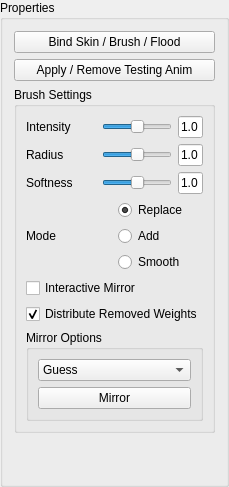
               <widget class="QGroupBox" name="groupBox_17">
                <property name="sizePolicy">
                 <sizepolicy hsizetype="Preferred" vsizetype="Preferred">
                  <horstretch>0</horstretch>
                  <verstretch>0</verstretch>
                 </sizepolicy>
                </property>
                <property name="title">
                 <string>Properties</string>
                </property>
                <layout class="QHBoxLayout" name="horizontalLayout_23">
                 <item>
                  <layout class="QVBoxLayout" name="verticalLayout_20">
                   <item>
                    <widget class="QPushButton" name="pushButton_12">
                     <property name="text">
                      <string>Bind Skin / Brush / Flood</string>
                     </property>
                    </widget>
                   </item>
                   <item>
                    <widget class="QPushButton" name="pushButton_16">
                     <property name="text">
                      <string>Apply / Remove Testing Anim</string>
                     </property>
                    </widget>
                   </item>
                   <item>
                    <widget class="QGroupBox" name="groupBox_4">
                     <property name="title">
                      <string>Brush Settings</string>
                     </property>
                     <layout class="QVBoxLayout" name="verticalLayout_17">
                      <item>
                       <layout class="QVBoxLayout" name="verticalLayout_21">
                        <item>
                         <layout class="QHBoxLayout" name="horizontalLayout_22">
                          <item>
                           <widget class="QLabel" name="label_4">
                            <property name="text">
                             <string>Intensity</string>
                            </property>
                           </widget>
                          </item>
                          <item>
                           <widget class="QSlider" name="horizontalSlider_2">
                            <property name="sizePolicy">
                             <sizepolicy hsizetype="Ignored" vsizetype="Fixed">
                              <horstretch>0</horstretch>
                              <verstretch>0</verstretch>
                             </sizepolicy>
                            </property>
                            <property name="value">
                             <number>50</number>
                            </property>
                            <property name="orientation">
                             <enum>Qt::Horizontal</enum>
                            </property>
                           </widget>
                          </item>
                          <item>
                           <widget class="QLineEdit" name="lineEdit_2">
                            <property name="sizePolicy">
                             <sizepolicy hsizetype="Maximum" vsizetype="Fixed">
                              <horstretch>0</horstretch>
                              <verstretch>0</verstretch>
                             </sizepolicy>
                            </property>
                            <property name="minimumSize">
                             <size>
                              <width>0</width>
                              <height>0</height>
                             </size>
                            </property>
                            <property name="maximumSize">
                             <size>
                              <width>25</width>
                              <height>16777215</height>
                             </size>
                            </property>
                            <property name="text">
                             <string>1.0</string>
                            </property>
                           </widget>
                          </item>
                         </layout>
                        </item>
                        <item>
                         <layout class="QHBoxLayout" name="horizontalLayout_24">
                          <item>
                           <widget class="QLabel" name="label_10">
                            <property name="text">
                             <string>Radius</string>
                            </property>
                           </widget>
                          </item>
                          <item>
                           <widget class="QSlider" name="horizontalSlider_3">
                            <property name="sizePolicy">
                             <sizepolicy hsizetype="Ignored" vsizetype="Fixed">
                              <horstretch>0</horstretch>
                              <verstretch>0</verstretch>
                             </sizepolicy>
                            </property>
                            <property name="value">
                             <number>50</number>
                            </property>
                            <property name="orientation">
                             <enum>Qt::Horizontal</enum>
                            </property>
                           </widget>
                          </item>
                          <item>
                           <widget class="QLineEdit" name="lineEdit_3">
                            <property name="sizePolicy">
                             <sizepolicy hsizetype="Maximum" vsizetype="Fixed">
                              <horstretch>0</horstretch>
                              <verstretch>0</verstretch>
                             </sizepolicy>
                            </property>
                            <property name="minimumSize">
                             <size>
                              <width>0</width>
                              <height>0</height>
                             </size>
                            </property>
                            <property name="maximumSize">
                             <size>
                              <width>25</width>
                              <height>16777215</height>
                             </size>
                            </property>
                            <property name="text">
                             <string>1.0</string>
                            </property>
                           </widget>
                          </item>
                         </layout>
                        </item>
                        <item>
                         <layout class="QHBoxLayout" name="horizontalLayout_29">
                          <item>
                           <widget class="QLabel" name="label_11">
                            <property name="text">
                             <string>Softness</string>
                            </property>
                           </widget>
                          </item>
                          <item>
                           <widget class="QSlider" name="horizontalSlider_4">
                            <property name="sizePolicy">
                             <sizepolicy hsizetype="Ignored" vsizetype="Fixed">
                              <horstretch>0</horstretch>
                              <verstretch>0</verstretch>
                             </sizepolicy>
                            </property>
                            <property name="value">
                             <number>50</number>
                            </property>
                            <property name="orientation">
                             <enum>Qt::Horizontal</enum>
                            </property>
                           </widget>
                          </item>
                          <item>
                           <widget class="QLineEdit" name="lineEdit_8">
                            <property name="sizePolicy">
                             <sizepolicy hsizetype="Maximum" vsizetype="Fixed">
                              <horstretch>0</horstretch>
                              <verstretch>0</verstretch>
                             </sizepolicy>
                            </property>
                            <property name="minimumSize">
                             <size>
                              <width>0</width>
                              <height>0</height>
                             </size>
                            </property>
                            <property name="maximumSize">
                             <size>
                              <width>25</width>
                              <height>16777215</height>
                             </size>
                            </property>
                            <property name="text">
                             <string>1.0</string>
                            </property>
                           </widget>
                          </item>
                         </layout>
                        </item>
                        <item>
                         <layout class="QHBoxLayout" name="horizontalLayout_36">
                          <item>
                           <widget class="QLabel" name="label_12">
                            <property name="text">
                             <string>Mode</string>
                            </property>
                           </widget>
                          </item>
                          <item>
                           <layout class="QVBoxLayout" name="verticalLayout_43">
                            <item>
                             <widget class="QRadioButton" name="radioButton_3">
                              <property name="sizePolicy">
                               <sizepolicy hsizetype="Ignored" vsizetype="Expanding">
                                <horstretch>0</horstretch>
                                <verstretch>0</verstretch>
                               </sizepolicy>
                              </property>
                              <property name="minimumSize">
                               <size>
                                <width>0</width>
                                <height>0</height>
                               </size>
                              </property>
                              <property name="text">
                               <string>Replace</string>
                              </property>
                              <property name="checked">
                               <bool>true</bool>
                              </property>
                             </widget>
                            </item>
                            <item>
                             <widget class="QRadioButton" name="radioButton_2">
                              <property name="sizePolicy">
                               <sizepolicy hsizetype="Ignored" vsizetype="Expanding">
                                <horstretch>0</horstretch>
                                <verstretch>0</verstretch>
                               </sizepolicy>
                              </property>
                              <property name="minimumSize">
                               <size>
                                <width>0</width>
                                <height>0</height>
                               </size>
                              </property>
                              <property name="text">
                               <string>Add</string>
                              </property>
                             </widget>
                            </item>
                            <item>
                             <widget class="QRadioButton" name="radioButton">
                              <property name="sizePolicy">
                               <sizepolicy hsizetype="Ignored" vsizetype="Expanding">
                                <horstretch>0</horstretch>
                                <verstretch>0</verstretch>
                               </sizepolicy>
                              </property>
                              <property name="minimumSize">
                               <size>
                                <width>0</width>
                                <height>0</height>
                               </size>
                              </property>
                              <property name="text">
                               <string>Smooth</string>
                              </property>
                             </widget>
                            </item>
                           </layout>
                          </item>
                         </layout>
                        </item>
                        <item>
                         <widget class="QCheckBox" name="checkBox">
                          <property name="text">
                           <string>Interactive Mirror</string>
                          </property>
                         </widget>
                        </item>
                        <item>
                         <widget class="QCheckBox" name="checkBox_2">
                          <property name="text">
                           <string>Distribute Removed Weights</string>
                          </property>
                          <property name="checked">
                           <bool>true</bool>
                          </property>
                         </widget>
                        </item>
                       </layout>
                      </item>
                      <item>
                       <widget class="QGroupBox" name="groupBox_9">
                        <property name="title">
                         <string>Mirror Options</string>
                        </property>
                        <layout class="QVBoxLayout" name="verticalLayout_44">
                         <item>
                          <layout class="QVBoxLayout" name="verticalLayout_45">
                           <item>
                            <widget class="QComboBox" name="comboBox_3">
                             <item>
                              <property name="text">
                               <string>Guess</string>
                              </property>
                             </item>
                             <item>
                              <property name="text">
                               <string>+X -&gt; -X</string>
                              </property>
                             </item>
                             <item>
                              <property name="text">
                               <string>-X -&gt; +X</string>
                              </property>
                             </item>
                             <item>
                              <property name="text">
                               <string>Flip</string>
                              </property>
                             </item>
                            </widget>
                           </item>
                           <item>
                            <widget class="QPushButton" name="pushButton">
                             <property name="text">
                              <string>Mirror</string>
                             </property>
                            </widget>
                           </item>
                          </layout>
                         </item>
                        </layout>
                       </widget>
                      </item>
                     </layout>
                    </widget>
                   </item>
                   <item>
                    <spacer name="verticalSpacer_3">
                     <property name="orientation">
                      <enum>Qt::Vertical</enum>
                     </property>
                     <property name="sizeHint" stdset="0">
                      <size>
                       <width>20</width>
                       <height>40</height>
                      </size>
                     </property>
                    </spacer>
                   </item>
                  </layout>
                 </item>
                </layout>
               </widget>
